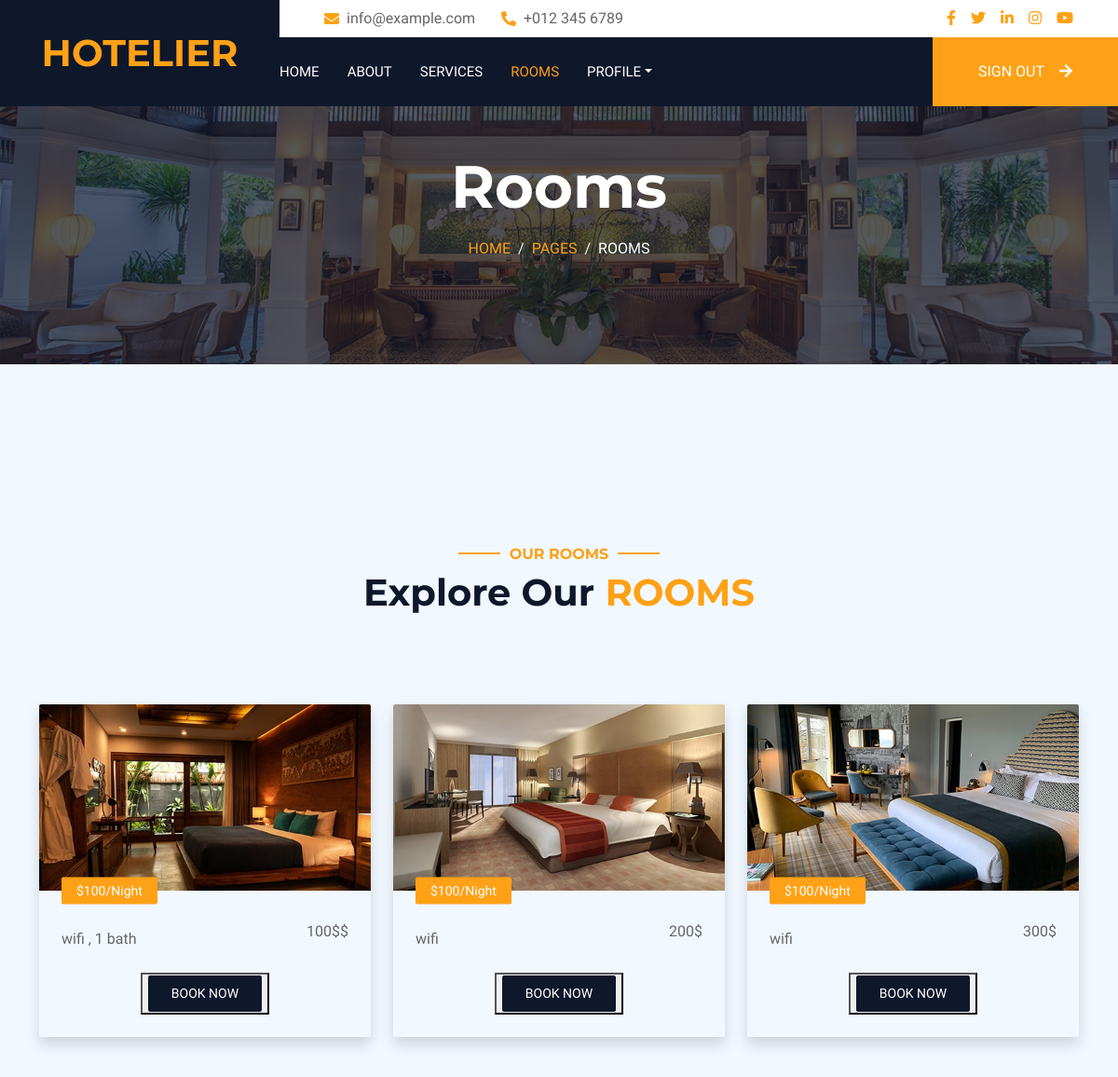
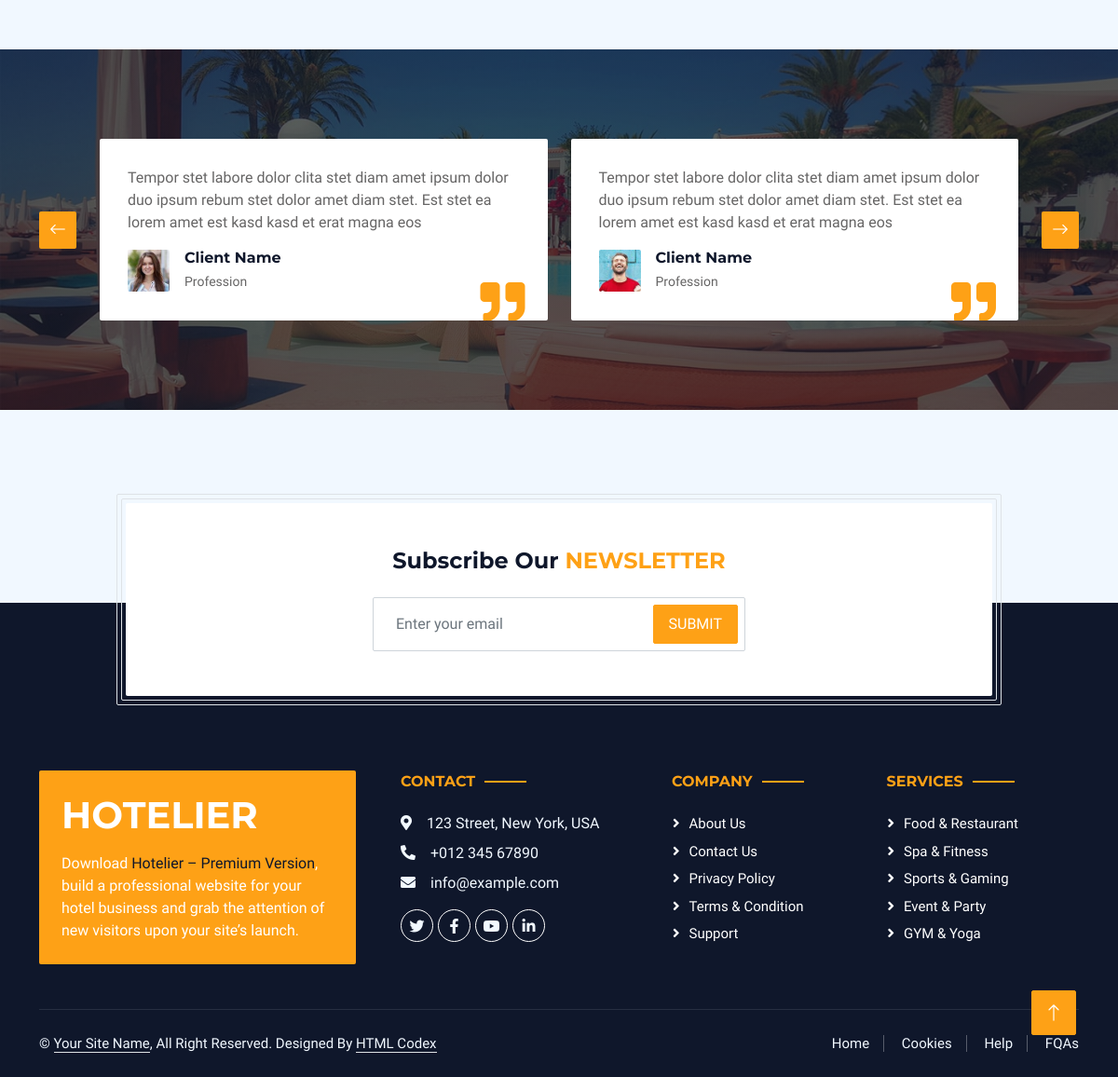
/rooms/, run on the app's committed database (2 pictures, top to bottom).
### hotel/models.py (models this page shows, shortened)
class Rooms(models.Model):
    image=models.ImageField()
    name=models.CharField(max_length=200)
    price=models.CharField(max_length=100)
    bed=models.CharField(max_length=100)
    services=models.TextField()

### hotel/views.py (the view)
# urls.py: path('rooms/',rooms,name='rooms'),
def rooms(request):
    rooms=Rooms.objects.all()
    return render(request, 'room.html', {'rooms':rooms,})

### templates/room.html (shortened to what this page needs)
{% load static %}
<!DOCTYPE html>
<html lang="en">
<head>
    <link href="https://cdnjs.cloudflare.com/ajax/libs/font-awesome/5.10.0/css/all.min.css" rel="stylesheet">
    <link href="https://cdn.jsdelivr.net/npm/bootstrap-icons@1.4.1/font/bootstrap-icons.css" rel="stylesheet">
    <link href="{% static 'lib/animate/animate.min.css' %}" rel="stylesheet">
    <link href="{% static 'lib/owlcarousel/assets/owl.carousel.min.css' %}" rel="stylesheet">
    <link href="{% static 'lib/tempusdominus/css/tempusdominus-bootstrap-4.min.css' %}" rel="stylesheet" />
    <link href="{% static 'css/bootstrap.mi.css' %}" rel="stylesheet">
    <link href="{% static 'css/stil.css' %}" rel="stylesheet">
</head>
<body>
    <div class="container-xxl bg-white p-0">
        <div class="container-fluid bg-dark px-0">
            <div class="row gx-0">
                <div class="col-lg-3 bg-dark d-none d-lg-block">
                    <a href="{% url 'home' %}"
                        class="navbar-brand w-100 h-100 m-0 p-0 d-flex align-items-center justify-content-center">
                        <h1 class="m-0 text-primary text-uppercase">Hotelier</h1>
                    </a>
                </div>
                <div class="col-lg-9">
                    <div class="row gx-0 bg-white d-none d-lg-flex">
                        <div class="col-lg-7 px-5 text-start">
                            <div class="h-100 d-inline-flex align-items-center py-2 me-4">
                                <i class="fa fa-envelope text-primary me-2"></i>
                                <p class="mb-0">info@example.com</p>
                            </div>
                            <div class="h-100 d-inline-flex align-items-center py-2">
                                <i class="fa fa-phone-alt text-primary me-2"></i>
                                <p class="mb-0">+012 345 6789</p>
                            </div>
                        </div>
                        <div class="col-lg-5 px-5 text-end">
                            <div class="d-inline-flex align-items-center py-2">
                                <a class="me-3" href=""><i class="fab fa-facebook-f"></i></a>
                                <a class="me-3" href=""><i class="fab fa-twitter"></i></a>
                                <a class="me-3" href=""><i class="fab fa-linkedin-in"></i></a>
                                <a class="me-3" href=""><i class="fab fa-instagram"></i></a>
                                <a class="" href=""><i class="fab fa-youtube"></i></a>
                            </div>
                        </div>
                    </div>
                    <nav class="navbar navbar-expand-lg bg-dark navbar-dark p-3 p-lg-0">
                        <div class="collapse navbar-collapse justify-content-between" id="navbarCollapse">
                            <div class="navbar-nav mr-auto py-0">
                                <a href="{% url 'home' %}" class="nav-item nav-link">Home</a>
                                <a href="{% url 'about' %}" class="nav-item nav-link">About</a>
                                <a href="{% url 'service' %}" class="nav-item nav-link">Services</a>
                                <a href="{% url 'rooms' %}" class="nav-item nav-link active">Rooms</a>
                                <div class="nav-item dropdown">
                                    <a href="#" class="nav-link dropdown-toggle" data-bs-toggle="dropdown">Profile</a>
                                </div>
                            </div>
                            <a href="{% url 'sign_out' %}"
                                class="btn btn-primary rounded-0 py-4 px-md-5 d-none d-lg-block">Sign Out<i
                                    class="fa fa-arrow-right ms-3"></i></a>
                        </div>
                    </nav>
                </div>
            </div>
        </div>
        <div class="container-fluid page-header mb-5 p-0"
            style="background-image: url({% static 'img/carousel-1.jpg' %});">
            <div class="container-fluid page-header-inner py-5">
                <div class="container text-center pb-5">
                    <h1 class="display-3 text-white mb-3 animated slideInDown">Rooms</h1>
                    <nav aria-label="breadcrumb">
                        <ol class="breadcrumb justify-content-center text-uppercase">
                            <li class="breadcrumb-item"><a href="#">Home</a></li>
                            <li class="breadcrumb-item"><a href="#">Pages</a></li>
                            <li class="breadcrumb-item text-white active" aria-current="page">Rooms</li>
                        </ol>
                    </nav>
                </div>
            </div>
        </div>
    </div>
    <br><br><br><br>
    <br><br>
    <div class="text-center wow fadeInUp" data-wow-delay="0.1s">
        <h6 class="section-title text-center text-primary text-uppercase">Our Rooms</h6>
        <h1 class="mb-5">Explore Our <span class="text-primary text-uppercase">Rooms</span></h1>
    </div>
    <div class="container-xxl py-5">
        <div class="container">
            <div class="row g-4">
                {% for room in rooms %}
                <div class="col-lg-4 col-md-6 wow fadeInUp" data-wow-delay="0.1s">
                    <div class="room-item shadow rounded overflow-hidden">
                        <div class="position-relative">
                            <img src="{{ room.image.url }}" style="max-height: 200px; width: 100%;">
                            <small class="position-absolute start-0 top-100 translate-middle-y bg-primary text-white rounded py-1 px-3 ms-4">$100/Night</small>
                        </div>
                        <div class="p-4 mt-2">
                            <div class="d-flex justify-content-between align-items-center mb-3">
                                {{ room.services }}
                                <p class="text-body mb-3" style="margin: 0;">{{ room.price }}$</p>
                            </div>
                            <div class="d-flex justify-content-center">
                                <button class="button" type="submit">
                                    <a class="btn btn-sm btn-dark rounded py-2 px-4" href="{% url 'booking' pk=room.pk %}">Book Now</a>
                                </button>
                            </div>
                        </div>
                    </div>
                </div>
                {% endfor %}
            </div>
        </div>
    </div>
                <div class="container-xxl testimonial mt-5 py-5 bg-dark wow zoomIn" data-wow-delay="0.1s"
                    style="margin-bottom: 90px;">
                    <div class="container">
                        <div class="owl-carousel testimonial-carousel py-5">
                            <div class="testimonial-item position-relative bg-white rounded overflow-hidden">
                                <p>Tempor stet labore dolor clita stet diam amet ipsum dolor duo ipsum rebum stet dolor
                                    amet diam
                                    stet. Est stet ea lorem amet est kasd kasd et erat magna eos</p>
                                <div class="d-flex align-items-center">
                                    <img class="img-fluid flex-shrink-0 rounded"
                                        src="{% static 'img/testimonial-1.jpg' %}" style="width: 45px; height: 45px;">
                                    <div class="ps-3">
                                        <h6 class="fw-bold mb-1">Client Name</h6>
                                        <small>Profession</small>
                                    </div>
                                </div>
                                <i
                                    class="fa fa-quote-right fa-3x text-primary position-absolute end-0 bottom-0 me-4 mb-n1"></i>
                            </div>
                            <div class="testimonial-item position-relative bg-white rounded overflow-hidden">
                                <p>Tempor stet labore dolor clita stet diam amet ipsum dolor duo ipsum rebum stet dolor
                                    amet diam
                                    stet. Est stet ea lorem amet est kasd kasd et erat magna eos</p>
                                <div class="d-flex align-items-center">
                                    <img class="img-fluid flex-shrink-0 rounded"
                                        src="{% static 'img/testimonial-2.jpg' %}" style="width: 45px; height: 45px;">
                                    <div class="ps-3">
                                        <h6 class="fw-bold mb-1">Client Name</h6>
                                        <small>Profession</small>
                                    </div>
                                </div>
                                <i
                                    class="fa fa-quote-right fa-3x text-primary position-absolute end-0 bottom-0 me-4 mb-n1"></i>
                            </div>
                        </div>
                    </div>
                </div>
                <div class="container newsletter mt-5 wow fadeIn" data-wow-delay="0.1s">
                    <div class="row justify-content-center">
                        <div class="col-lg-10 border rounded p-1">
                            <div class="border rounded text-center p-1">
                                <div class="bg-white rounded text-center p-5">
                                    <h4 class="mb-4">Subscribe Our <span
                                            class="text-primary text-uppercase">Newsletter</span></h4>
                                    <div class="position-relative mx-auto" style="max-width: 400px;">
                                        <input class="form-control w-100 py-3 ps-4 pe-5" type="text"
                                            placeholder="Enter your email">
                                        <button type="button"
                                            class="btn btn-primary py-2 px-3 position-absolute top-0 end-0 mt-2 me-2">Submit
                                        </button>
                                    </div>
                                </div>
                            </div>
                        </div>
                    </div>
                </div>
                <div class="container-fluid bg-dark text-light footer wow fadeIn" data-wow-delay="0.1s">
                    <div class="container pb-5">
                        <div class="row g-5">
                            <div class="col-md-6 col-lg-4">
                                <div class="bg-primary rounded p-4">
                                    <a href="{% url 'home' %}">
                                        <h1 class="text-white text-uppercase mb-3">Hotelier</h1>
                                    </a>
                                    <p class="text-white mb-0">
                                        Download <a class="text-dark fw-medium" href="#">Hotelier – Premium Version</a>,
                                        build a
                                        professional website for your hotel business and grab the attention of new
                                        visitors upon
                                        your site’s launch.
                                    </p>
                                </div>
                            </div>
                            <div class="col-md-6 col-lg-3">
                                <h6 class="section-title text-start text-primary text-uppercase mb-4">Contact</h6>
                                <p class="mb-2"><i class="fa fa-map-marker-alt me-3"></i>123 Street, New York, USA</p>
                                <p class="mb-2"><i class="fa fa-phone-alt me-3"></i>+012 345 67890</p>
                                <p class="mb-2"><i class="fa fa-envelope me-3"></i>info@example.com</p>
                                <div class="d-flex pt-2">
                                    <a class="btn btn-outline-light btn-social" href=""><i
                                            class="fab fa-twitter"></i></a>
                                    <a class="btn btn-outline-light btn-social" href=""><i
                                            class="fab fa-facebook-f"></i></a>
                                    <a class="btn btn-outline-light btn-social" href=""><i
                                            class="fab fa-youtube"></i></a>
                                    <a class="btn btn-outline-light btn-social" href=""><i
                                            class="fab fa-linkedin-in"></i></a>
                                </div>
                            </div>
                            <div class="col-lg-5 col-md-12">
                                <div class="row gy-5 g-4">
                                    <div class="col-md-6">
                                        <h6 class="section-title text-start text-primary text-uppercase mb-4">Company
                                        </h6>
                                        <a class="btn btn-link" href="">About Us</a>
                                        <a class="btn btn-link" href="">Contact Us</a>
                                        <a class="btn btn-link" href="">Privacy Policy</a>
                                        <a class="btn btn-link" href="">Terms & Condition</a>
                                        <a class="btn btn-link" href="">Support</a>
                                    </div>
                                    <div class="col-md-6">
                                        <h6 class="section-title text-start text-primary text-uppercase mb-4">Services
                                        </h6>
                                        <a class="btn btn-link" href="">Food & Restaurant</a>
                                        <a class="btn btn-link" href="">Spa & Fitness</a>
                                        <a class="btn btn-link" href="">Sports & Gaming</a>
                                        <a class="btn btn-link" href="">Event & Party</a>
                                        <a class="btn btn-link" href="">GYM & Yoga</a>
                                    </div>
                                </div>
                            </div>
                        </div>
                    </div>
                    <div class="container">
                        <div class="copyright">
                            <div class="row">
                                <div class="col-md-6 text-center text-md-start mb-3 mb-md-0">
                                    &copy; <a class="border-bottom" href="#">Your Site Name</a>, All Right Reserved.
                                    Designed By <a class="border-bottom" href="https://htmlcodex.com">HTML Codex</a>
                                </div>
                                <div class="col-md-6 text-center text-md-end">
                                    <div class="footer-menu">
                                        <a href="">Home</a>
                                        <a href="">Cookies</a>
                                        <a href="">Help</a>
                                        <a href="">FQAs</a>
                                    </div>
                                </div>
                            </div>
                        </div>
                    </div>
                </div>
                <a href="#" class="btn btn-lg btn-primary btn-lg-square back-to-top"><i class="bi bi-arrow-up"></i></a>
</body>
</html>

### data on the page
Rooms: image (picture), services "wifi , 1 bath", price "100$"
Rooms: image (picture), services "wifi", price "200"
Rooms: image (picture), services "wifi", price "300"
